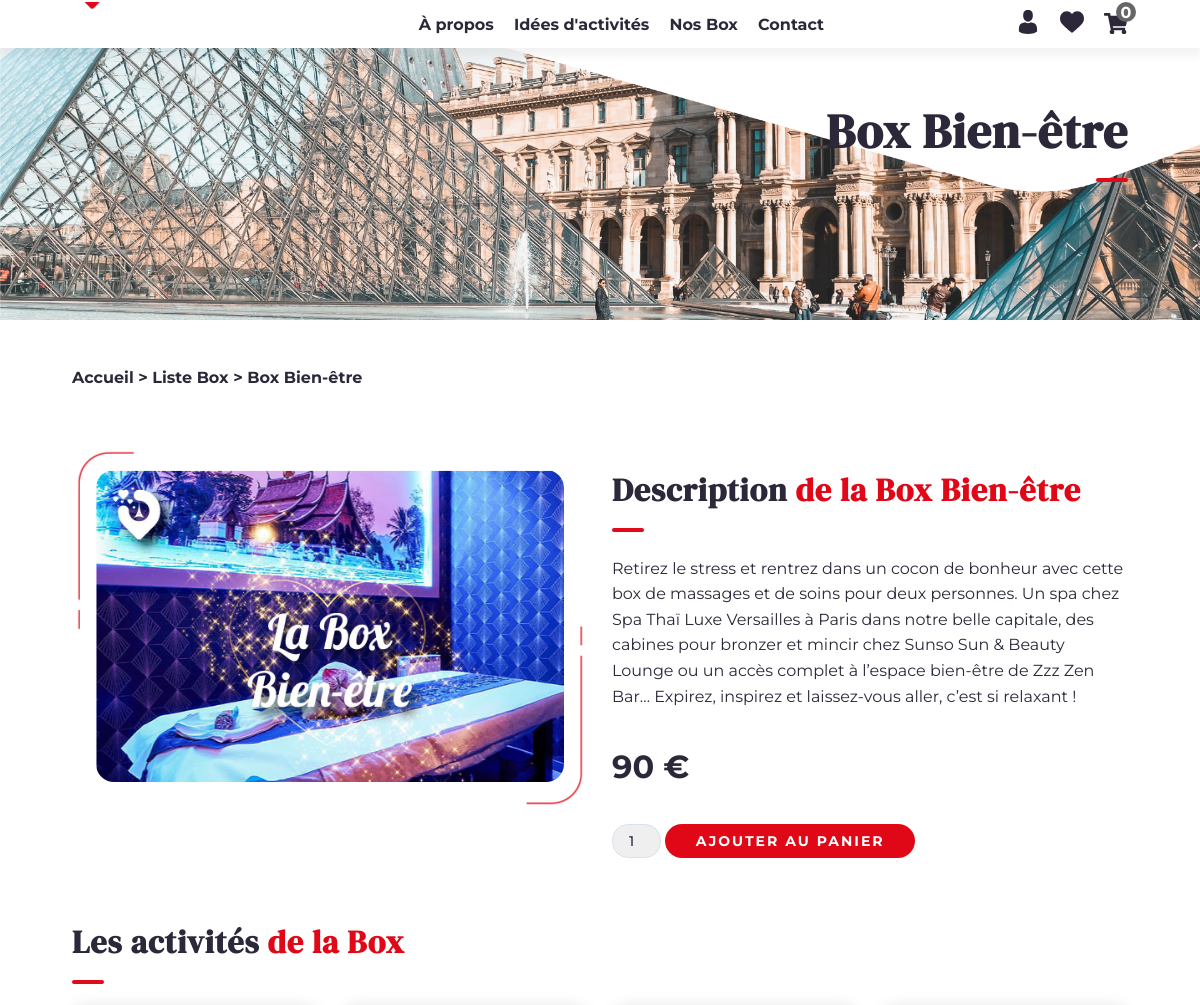
/box=3 (upper part), run on an earlier commit of the app's database.
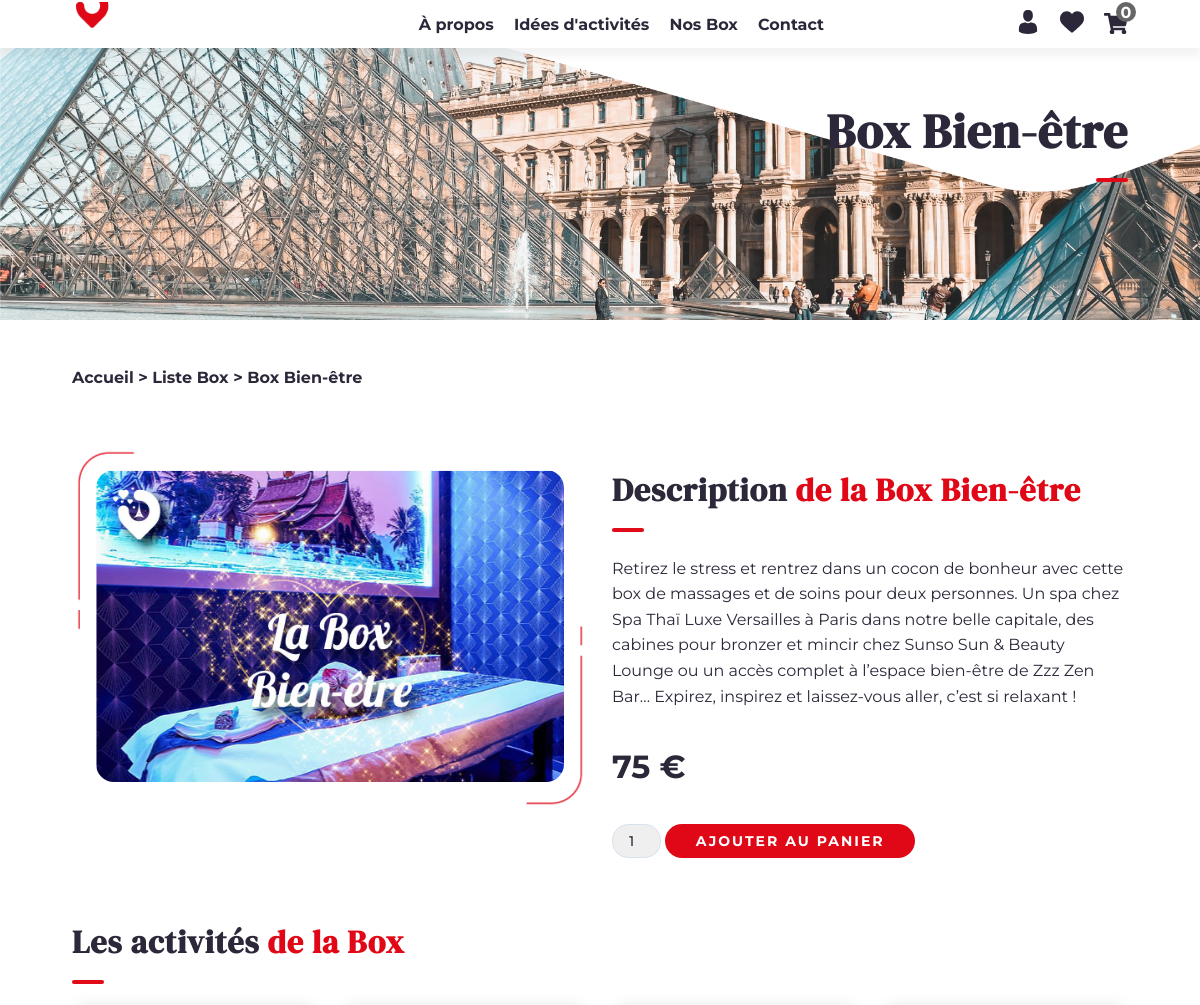
And on a later commit of the database.
### tables this page shows
CREATE TABLE `produit` (
  `id_produit` int(11) NOT NULL,
  `titre` varchar(255) NOT NULL,
  `description` text NOT NULL,
  `photo` varchar(255) NOT NULL,
  `prix` float NOT NULL,
  `stock` int(11) NOT NULL
);

### box.php (the view, shortened to what this page needs)
<?php
require_once("include/init.php");
require_once("include/fonctions.php");
if (isset($_GET['id'])) {
    $pdo_statement_1 = $pdo_object->prepare("SELECT * FROM produit WHERE id_produit = :id_produit");
    $pdo_statement_1->bindValue(':id_produit', $_GET['id'], PDO::PARAM_INT);
    $pdo_statement_1->execute();
    $produit_array = $pdo_statement_1->fetch(PDO::FETCH_ASSOC);
}
else {
    header("Location:" . URL . "/liste-box");
}
require_once("include/header.php");
?>
        <div id="content_davy">
            <link rel="stylesheet" href="<?= URL ?>/include/css/style_intro_2.css">
            <link rel="stylesheet" href="<?= URL ?>/include/css/style_cadre.css">
            <link rel="stylesheet" href="<?= URL ?>/include/css/style_page.css">
            <div class="block_anime_scroll_relative_content_1_davy">
                <img class="anime_scroll_relative_content_1_2_davy anime_scroll_relative_content_1_davy" src="<?= URL ?>/images/fond-menu-2-min.png" alt="Fond menu">
                <div class="anime_scroll_relative_content_1_1_davy anime_scroll_relative_content_1_davy container">
                    <h1>Box <?= $produit_array['titre'] ?></h1>
                    <hr class="float_right_davy anime_scroll_davy">
                </div>
            </div>
            <div class="container mt-5 mb-3">
                <a href="<?= URL ?>" title="Accueil">Accueil > </a> <a href="<?= URL ?>/liste-box" title="Liste Box">Liste Box > </a> <a href="<?= URL ?>/box=<?= $produit_array['titre'] ?>" title="<?= $produit_array['titre'] ?>">Box <?= $produit_array['titre'] ?></a>
            </div><br>
            <div class="container mt-5">
                <div class="row">
                    <div class="col-md mb-3">
                        <div class="cadre_image_page_davy">
                            <img src="<?= URL ?>/images/<?= $produit_array['photo'] ?>" class="image_page_davy" alt="<?= $produit_array['photo'] ?>">
                            <img src="<?= URL ?>/images/trait-rouge.png" class="trait_rouge" alt="Cadre">
                            <img src="<?= URL ?>/images/trait-2-rouge.png" class="trait_2_rouge" alt="Cadre">
                        </div>
                    </div>
                    <div class="col-md mb-3">
                        <h2 class="h2_moyen_davy">Description <span class="color_red_davy serif_davy">de la Box <?= $produit_array['titre'] ?></span></h2>
                        <hr class="anime_scroll_davy">
                        <p><?= $produit_array['description'] ?></p>
                        <p class="h2_moyen_davy"><?= $produit_array['prix'] ?> €</p>
                        <?php if ($produit_array['stock'] > 0) : ?>
                        <form method="post">
                            <select name="quantite">
                                <?php for($i = 1; $i <= $produit_array['stock'] && $i <= 10; $i++) : ?>
                                <option value="<?= $i ?>"><?= $i ?></option>
                                <?php endfor; ?>
                            </select>
                            <a aria-label="Acheter" class="bouton_anim_davy" data-text="Ajouter au panier" href="#" title="Ajouter au panier">
                                <input type="submit" id="ajouter_panier" name="ajouter_panier" value="Ajouter au panier" class="bouton_submit">
                            </a>
                        </form>
                        <?php else : ?>
                        <p><strong>En rupture de stock</strong></p>
                        <?php endif; ?>
                    </div>
                </div>
            </div>
            <div class="container mt-5 mb-3">
                <h2 class="h2_moyen_davy">Les activités <span class="color_red_davy serif_davy">de la Box</span></h2>
                <hr class="anime_scroll_davy">
            </div>
        </div>
<?php
require_once("include/footer.php");
?>

What changed in the data, as far as the page shows it:
changed produit "Bien-être": prix "90" → "75"
